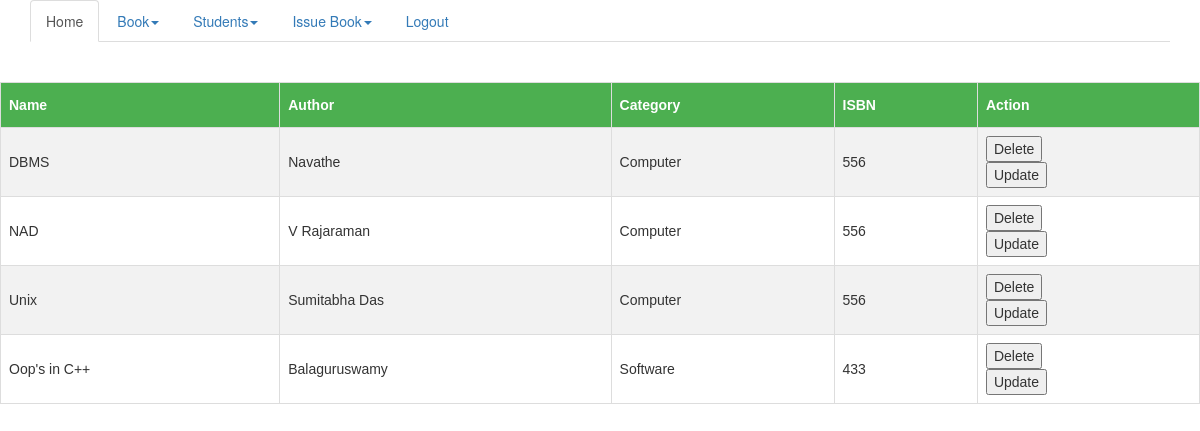
The app's page /viewbook/ with its own data.
### library/models.py (models this page shows, shortened)
class Book(models.Model):
	bookid=models.AutoField(primary_key=True)
	bookname=models.CharField(max_length=66)
	author=models.CharField(max_length=66)
	category=models.CharField(max_length=66)
	isbn=models.IntegerField()

### library/views.py (the view)
# urls.py: path('viewbook/',views.ViewBook,name='viewbook'),
def ViewBook(request):
	books=Book.objects.all()
	return render(request,'library/viewbook.html',context={'books':books})

### library/templates/library/viewbook.html (shortened to what this page needs)
<!DOCTYPE html>
<html>
<head>
  <link rel="stylesheet" href="https://maxcdn.bootstrapcdn.com/bootstrap/3.4.1/css/bootstrap.min.css">
</head>
<body>
<div class="container">
  <ul class="nav nav-tabs">
    <li class="active"><a href="{% url 'adminhome' %}">Home</a></li>
    <li class="dropdown">
      <a class="dropdown-toggle" data-toggle="dropdown" >Book<span class="caret"></span></a>
    </li>
    <li class="dropdown">
      <a class="dropdown-toggle" data-toggle="dropdown" >Students<span class="caret"></span></a>
    </li>
    <li class="dropdown">
      <a class="dropdown-toggle" data-toggle="dropdown" >Issue Book<span class="caret"></span></a>
    </li>
    <li>
      <a href="{% url 'logoutadmin' %}">Logout</a>
    </li>
  </ul>
</div>
<br>
<br>
<table id="customers">
  <tr>
    <th>Name</th>
    <th>Author</th>
    <th>Category</th>
     <th>ISBN</th>
    <th>Action</th>
  </tr>
  {% for data in books %}
  <tr>
    <td>{{data.bookname}}</td>
     <td> {{data.author}}</td>
    <td>{{data.category}}</td>
    <td>{{data.isbn}}</td>
    <td> <form action="{% url 'deletebook' data.bookid %}" method="POST">
    <input type="submit" value="Delete">
    </form>
    <form action="{% url 'updatebook' data.bookid %}" method="POST">
    <input type="submit" value="Update">
    </form>
</td>
  </tr>
  {% endfor %}
</table>
</body>
</html>

### library/templates/library/viewbook.html (style rules this page uses)
#customers { font-family: "Trebuchet MS", Arial, Helvetica, sans-serif; border-collapse: collapse; width: 100%; }
#customers td, #customers th { border: 1px solid #ddd; padding: 8px; }
#customers tr:nth-child(even) { background-color: #f2f2f2; }
#customers th { padding-top: 12px; padding-bottom: 12px; text-align: left; background-color: #4CAF50; color: white; }

### records on screen
Book: bookname "DBMS", author "Navathe", category "Computer", isbn "556"
Book: bookname "NAD", author "V Rajaraman", category "Computer", isbn "556"
Book: bookname "Unix", author "Sumitabha Das", category "Computer", isbn "556"
Book: bookname "Oop's in C++", author "Balaguruswamy", category "Software", isbn "433"
